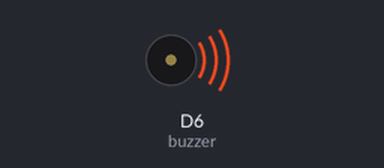
Bench run of a sketch on a simulated ESP8266 (NodeMCU). Shown: buzzer (waves = sounding). WiFi joins after 1.5 s; servers stay silent unless stated; what the sketch prints to the serial monitor is not drawn.

Above: at 2.0 s.
At 5.0 s:
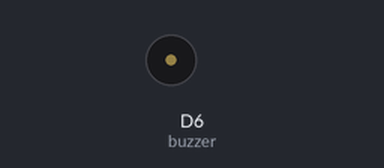
Timing chart, 0 to 6.7 s (numbered marks = the images above):
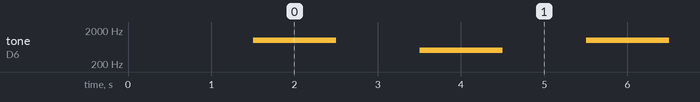

Measured:
- by itself, tone on D6 (buzzer): repeats every 4.0 s: silent 1.0 s, 500 Hz 1.0 s, silent 1.0 s, 1000 Hz 1.0 s

The sketch:

Buzzer_OTA_ready.ino
```cpp
/*
   Credits: www.plusivo.com

   Lesson 32: OTA Upload

   In this code we will turn on the buzzer, at a frequency of 1000Hz,
   for one second, and then turn off the buzzer for one second, turn on the buzzer,
   at a frequency of 500Hz, for one second, and then turn off the buzzer for
   one second, and the code will do this instructions over and over again.
   More information about the connection can be found in the guide.

*/

#include <ArduinoOTA.h>

const char* ssid = "..............";
const char* password = "..........";

//define the pin used by the buzzer
const int buzzer = D6;

void setup()
{
  //set the mode of the pin used by the buzzer as OUTPUT
  pinMode(buzzer, OUTPUT);

  //start the serial communication with the computer at 115200 bits/s
  Serial.begin(115200);

  //print a message into the Serial Monitor
  Serial.println("Booting");

  WiFi.mode(WIFI_STA);

  //connect to the WiFi network using the ssid and password strings
  WiFi.begin(ssid, password);

  while (WiFi.waitForConnectResult() != WL_CONNECTED) {
    Serial.println("Connection Failed! Rebooting...");
    delay(5000);
    ESP.restart();
  }

  //initialise the OTA
  ArduinoOTA.begin();

  //display the IP of the board in Serial Monitor
  Serial.print("IP address: ");
  Serial.println(WiFi.localIP());
}

void loop()
{
  ArduinoOTA.handle();

  //turn on the buzzer and wait 1 s
  //we use a frequency of 1kHz(1000Hz)
  //you can change this frequency so the sound can be
  //more pleasant
  tone(buzzer, 1000);
  delay(1000);

  //turn off the buzzer and wait 1 s
  noTone(buzzer);
  delay(1000);

  //turn on the buzzer at a frequency
  //of 500Hz and wait 1 s
  tone(buzzer, 500);
  delay(1000);

  //turn off the buzzer
  noTone(buzzer);
  delay(1000);
}
```
